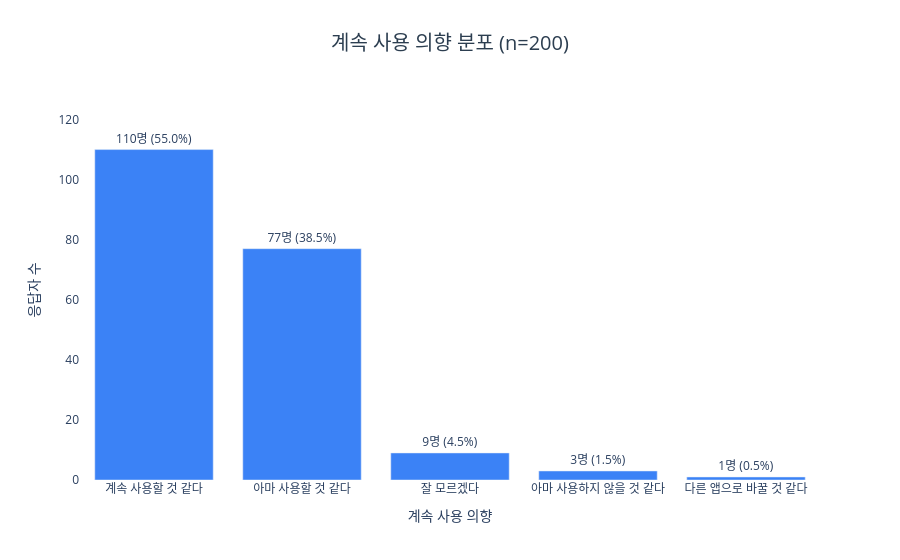

Notebook code for this chart:
### Code cell
continue_total_n = continue_counts['응답자 수'].sum()
continue_text = [
    f"{int(n)}명 ({n / continue_total_n * 100:.1f}%)"
    for n in continue_counts['응답자 수']
]

fig = go.Figure(go.Bar(
    x=continue_counts['계속 사용 의향'],
    y=continue_counts['응답자 수'],
    marker_color='#3B82F6',
    text=continue_text,
    textposition='outside'
))
fig.update_layout(
    title=dict(text=f'계속 사용 의향 분포 (n={continue_total_n})', x=0.5, xanchor='center', font=dict(size=20, color='#2c3e50')),
    xaxis_title='계속 사용 의향',
    yaxis_title='응답자 수',
    yaxis=dict(range=[0, continue_counts['응답자 수'].max() * 1.15]),
    plot_bgcolor='white'
)
fig.show()

### Figure 1 — Plotly figure (JSON) as saved in the notebook; plotly's stock layout.template omitted (floating-point values rounded to 4 significant figures)
{"data": [{"marker": {"color": "#3B82F6"}, "text": ["110명 (55.0%)", "77명 (38.5%)", "9명 (4.5%)", "3명 (1.5%)", "1명 (0.5%)"], "textposition": "outside", "type": "bar", "x": ["계속 사용할 것 같다", "아마 사용할 것 같다", "잘 모르겠다", "아마 사용하지 않을 것 같다", "다른 앱으로 바꿀 것 같다"], "y": [110, 77, 9, 3, 1]}], "layout": {"plot_bgcolor": "white", "title": {"font": {"color": "#2c3e50", "size": 20}, "text": "계속 사용 의향 분포 (n=200)", "x": 0.5, "xanchor": "center"}, "xaxis": {"title": {"text": "계속 사용 의향"}}, "yaxis": {"range": [0, 126.5], "title": {"text": "응답자 수"}}}}
